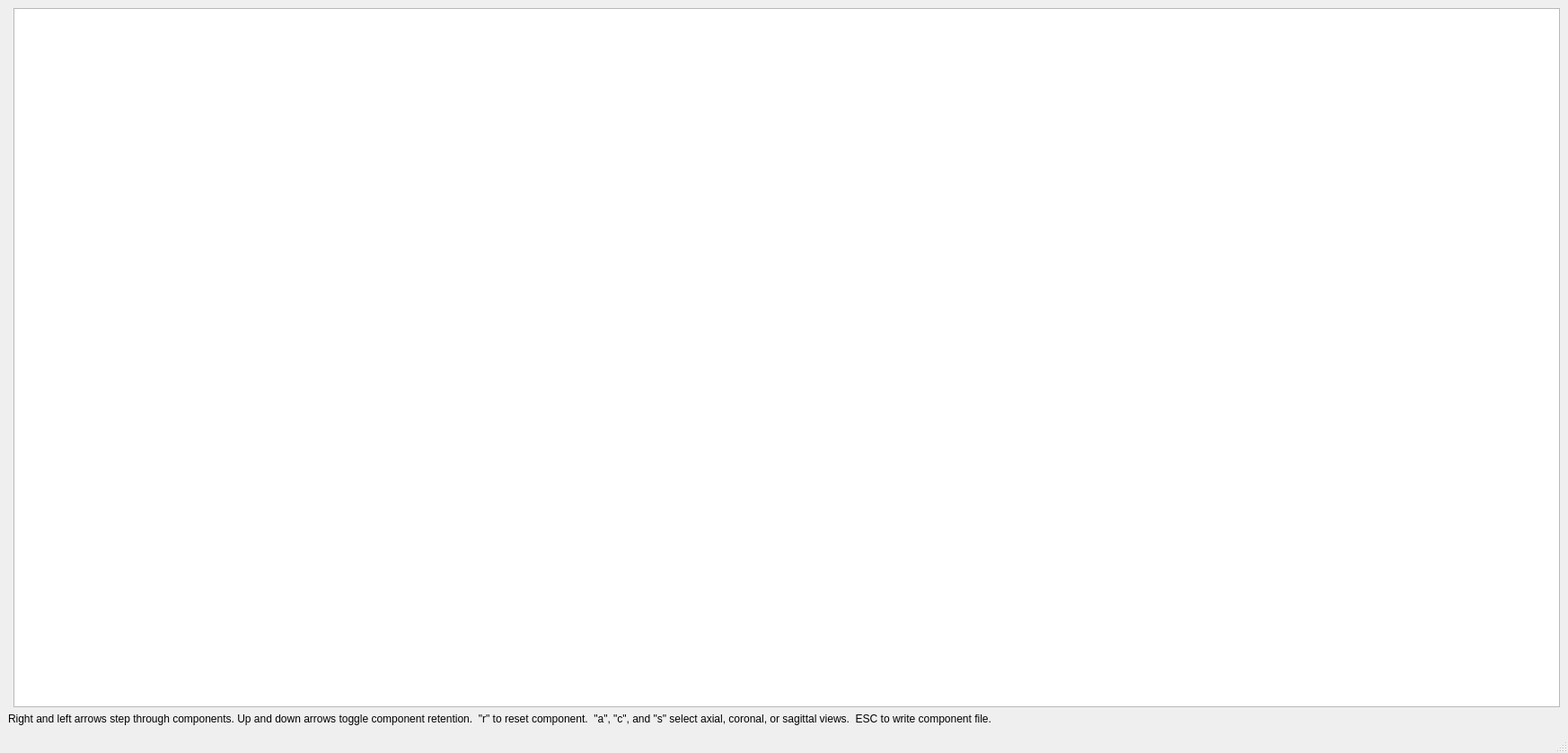
<?xml version="1.0" encoding="UTF-8"?>
<ui version="4.0">
 <class>MainWindow</class>
 <widget class="QMainWindow" name="MainWindow">
  <property name="geometry">
   <rect>
    <x>0</x>
    <y>0</y>
    <width>1746</width>
    <height>839</height>
   </rect>
  </property>
  <property name="windowTitle">
   <string>MainWindow</string>
  </property>
  <widget class="QWidget" name="centralwidget">
   <layout class="QGridLayout" name="gridLayout">
    <item row="0" column="0">
     <layout class="QHBoxLayout" name="horizontalLayout">
      <property name="sizeConstraint">
       <enum>QLayout::SetNoConstraint</enum>
      </property>
      <item>
       <widget class="QWidget" name="altwidget" native="true">
        <widget class="GraphicsLayoutWidget" name="image_altgraphicsView">
         <property name="enabled">
          <bool>true</bool>
         </property>
         <property name="geometry">
          <rect>
           <x>0</x>
           <y>0</y>
           <width>1720</width>
           <height>739</height>
          </rect>
         </property>
         <property name="sizePolicy">
          <sizepolicy hsizetype="Expanding" vsizetype="Expanding">
           <horstretch>0</horstretch>
           <verstretch>0</verstretch>
          </sizepolicy>
         </property>
         <property name="minimumSize">
          <size>
           <width>600</width>
           <height>100</height>
          </size>
         </property>
         <property name="maximumSize">
          <size>
           <width>2000</width>
           <height>1200</height>
          </size>
         </property>
         <property name="sizeIncrement">
          <size>
           <width>1</width>
           <height>1</height>
          </size>
         </property>
        </widget>
       </widget>
      </item>
      <item>
       <widget class="GraphicsLayoutWidget" name="image_graphicsView">
        <property name="enabled">
         <bool>true</bool>
        </property>
        <property name="sizePolicy">
         <sizepolicy hsizetype="Expanding" vsizetype="Expanding">
          <horstretch>0</horstretch>
          <verstretch>0</verstretch>
         </sizepolicy>
        </property>
        <property name="minimumSize">
         <size>
          <width>600</width>
          <height>100</height>
         </size>
        </property>
        <property name="maximumSize">
         <size>
          <width>2000</width>
          <height>1200</height>
         </size>
        </property>
        <property name="sizeIncrement">
         <size>
          <width>1</width>
          <height>1</height>
         </size>
        </property>
       </widget>
      </item>
     </layout>
    </item>
    <item row="1" column="0">
     <widget class="QLabel" name="label">
      <property name="text">
       <string>Right and left arrows step through components. Up and down arrows toggle component retention.  &quot;r&quot; to reset component.  &quot;a&quot;, &quot;c&quot;, and &quot;s&quot; select axial, coronal, or sagittal views.  ESC to write component file.</string>
      </property>
     </widget>
    </item>
   </layout>
  </widget>
  <widget class="QMenuBar" name="menubar">
   <property name="geometry">
    <rect>
     <x>0</x>
     <y>0</y>
     <width>1746</width>
     <height>24</height>
    </rect>
   </property>
  </widget>
  <widget class="QStatusBar" name="statusbar"/>
 </widget>
 <customwidgets>
  <customwidget>
   <class>GraphicsLayoutWidget</class>
   <extends>QGraphicsView</extends>
   <header>pyqtgraph</header>
  </customwidget>
 </customwidgets>
 <resources/>
 <connections/>
</ui>
